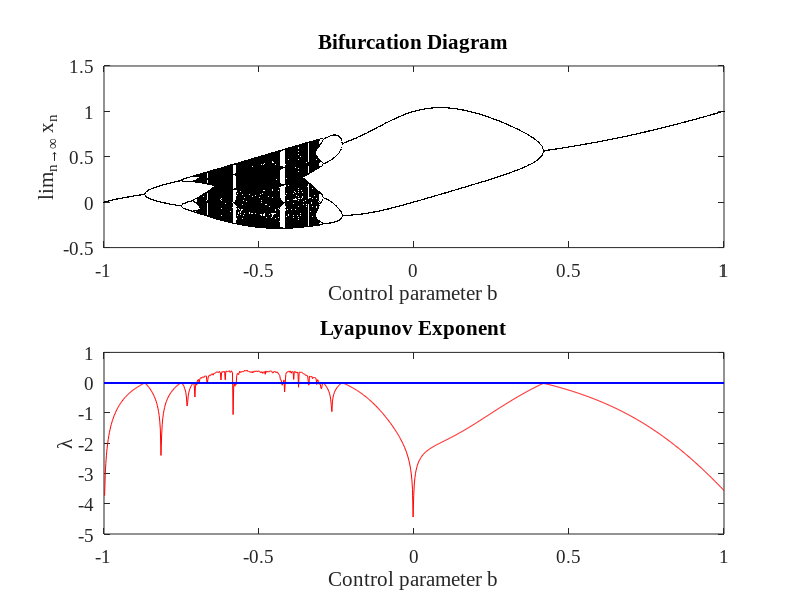

The MATLAB source for this figure:
clear variables
set(0,'DefaultAxesFontName','Times New Roman','DefaultAxesFontSize',14)

Nb = 1024;
b_vec = linspace(-1,1,Nb);
a_vec = linspace(1,8,8);

Ntrans = 256;
NT = 256;
xstart = sqrt(2)/10;
lambda = zeros(1,Nb);

xtrans = zeros(Ntrans,Nb);
x = zeros(NT,Nb);

%for i = 1:8
%a = a_vec(i);
a= 6;

for k = 1:Nb   
    xtrans(1,k) = xstart;
    b = b_vec(k); 
    
    
    for j = 1:Ntrans-1
        xtrans(j+1,k) = exp(-a*(xtrans(j,k)^2))+b;
    end    
    
    x(1,k) = xtrans(Ntrans,k);    
    
    for q = 1:NT-1
        x(q+1,k)= exp(-a*(x(q,k)^2))+b;
    end
    
    
    lambda(1,k) = (sum( log(-2.*a.*xtrans(:,k).*exp(-a.*(xtrans(:,k).^2)) ))+sum( log(-2.*a.*x(:,k).*exp(-a.*(x(:,k).^2)) )) )*(1/(NT+Ntrans));

end

zero = zeros(Nb);
 
figure(1)
subplot(2,1,1)
plot(b_vec,x,'k.','MarkerSize',1)
xlabel('Control parameter b')
ylabel('lim_{n\rightarrow\infty} x_n')
title ('Bifurcation Diagram')

subplot(2,1,2)
plot(b_vec,lambda,'r',b_vec,zero,'b')
xlabel('Control parameter b')
ylabel('\lambda')
title ('Lyapunov Exponent')

%end